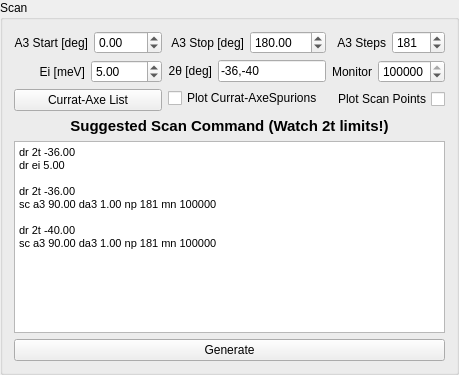
    <widget class="QGroupBox" name="groupBox_4">
     <property name="title">
      <string>Scan</string>
     </property>
     <layout class="QVBoxLayout" name="verticalLayout">
      <item>
       <layout class="QHBoxLayout" name="horizontalLayout_49">
        <item>
         <layout class="QVBoxLayout" name="verticalLayout_18">
          <item>
           <layout class="QHBoxLayout" name="horizontalLayout_50">
            <item>
             <widget class="QLabel" name="label_37">
              <property name="text">
               <string>A3 Start [deg]</string>
              </property>
              <property name="alignment">
               <set>Qt::AlignRight|Qt::AlignTrailing|Qt::AlignVCenter</set>
              </property>
             </widget>
            </item>
            <item>
             <widget class="QDoubleSpinBox" name="scan_a3Start_spinBox">
              <property name="minimum">
               <double>-720.000000000000000</double>
              </property>
              <property name="maximum">
               <double>720.000000000000000</double>
              </property>
             </widget>
            </item>
           </layout>
          </item>
          <item>
           <layout class="QHBoxLayout" name="horizontalLayout_51">
            <item>
             <widget class="QLabel" name="label_38">
              <property name="text">
               <string>Ei [meV]</string>
              </property>
              <property name="alignment">
               <set>Qt::AlignRight|Qt::AlignTrailing|Qt::AlignVCenter</set>
              </property>
             </widget>
            </item>
            <item>
             <widget class="QDoubleSpinBox" name="scan_ei_spinBox">
              <property name="value">
               <double>5.000000000000000</double>
              </property>
             </widget>
            </item>
           </layout>
          </item>
          <item>
           <widget class="QPushButton" name="scan_curratAxe_pushButton">
            <property name="text">
             <string>Currat-Axe List</string>
            </property>
           </widget>
          </item>
         </layout>
        </item>
        <item>
         <layout class="QVBoxLayout" name="verticalLayout_19">
          <item>
           <layout class="QHBoxLayout" name="horizontalLayout_52">
            <item>
             <widget class="QLabel" name="label_39">
              <property name="text">
               <string>A3 Stop [deg]</string>
              </property>
              <property name="alignment">
               <set>Qt::AlignRight|Qt::AlignTrailing|Qt::AlignVCenter</set>
              </property>
             </widget>
            </item>
            <item>
             <widget class="QDoubleSpinBox" name="scan_a3Stop_spinBox">
              <property name="minimum">
               <double>-720.000000000000000</double>
              </property>
              <property name="maximum">
               <double>720.000000000000000</double>
              </property>
              <property name="value">
               <double>180.000000000000000</double>
              </property>
             </widget>
            </item>
           </layout>
          </item>
          <item>
           <layout class="QHBoxLayout" name="horizontalLayout_53">
            <item>
             <widget class="QLabel" name="label_40">
              <property name="text">
               <string>2θ [deg]</string>
              </property>
              <property name="alignment">
               <set>Qt::AlignRight|Qt::AlignTrailing|Qt::AlignVCenter</set>
              </property>
             </widget>
            </item>
            <item>
             <widget class="QLineEdit" name="scan_a4_lineEdit">
              <property name="sizePolicy">
               <sizepolicy hsizetype="Minimum" vsizetype="Fixed">
                <horstretch>0</horstretch>
                <verstretch>0</verstretch>
               </sizepolicy>
              </property>
              <property name="text">
               <string>-36,-40</string>
              </property>
             </widget>
            </item>
           </layout>
          </item>
          <item>
           <widget class="QCheckBox" name="scan_curratAxe_checkBox">
            <property name="text">
             <string>Plot Currat-AxeSpurions</string>
            </property>
           </widget>
          </item>
         </layout>
        </item>
        <item>
         <layout class="QVBoxLayout" name="verticalLayout_20">
          <item>
           <layout class="QHBoxLayout" name="horizontalLayout_54">
            <item>
             <widget class="QLabel" name="label_41">
              <property name="text">
               <string>A3 Steps</string>
              </property>
              <property name="alignment">
               <set>Qt::AlignRight|Qt::AlignTrailing|Qt::AlignVCenter</set>
              </property>
             </widget>
            </item>
            <item>
             <widget class="QSpinBox" name="scan_a3Steps_spinBox">
              <property name="minimum">
               <number>1</number>
              </property>
              <property name="maximum">
               <number>361</number>
              </property>
              <property name="singleStep">
               <number>10</number>
              </property>
              <property name="value">
               <number>181</number>
              </property>
             </widget>
            </item>
           </layout>
          </item>
          <item>
           <layout class="QHBoxLayout" name="horizontalLayout_55"/>
          </item>
          <item>
           <layout class="QHBoxLayout" name="horizontalLayout_17">
            <property name="sizeConstraint">
             <enum>QLayout::SetDefaultConstraint</enum>
            </property>
            <item>
             <widget class="QLabel" name="label_19">
              <property name="text">
               <string>Monitor</string>
              </property>
              <property name="alignment">
               <set>Qt::AlignRight|Qt::AlignTrailing|Qt::AlignVCenter</set>
              </property>
             </widget>
            </item>
            <item>
             <widget class="QSpinBox" name="scan_monitor_spinBox">
              <property name="minimum">
               <number>1</number>
              </property>
              <property name="maximum">
               <number>100000000</number>
              </property>
              <property name="singleStep">
               <number>1000</number>
              </property>
              <property name="value">
               <number>100000</number>
              </property>
             </widget>
            </item>
           </layout>
          </item>
          <item>
           <widget class="QCheckBox" name="scan_plot_checkBox">
            <property name="layoutDirection">
             <enum>Qt::RightToLeft</enum>
            </property>
            <property name="text">
             <string>Plot Scan Points</string>
            </property>
           </widget>
          </item>
         </layout>
        </item>
       </layout>
      </item>
      <item>
       <widget class="QLabel" name="label_5">
        <property name="font">
         <font>
          <pointsize>11</pointsize>
          <weight>75</weight>
          <bold>true</bold>
         </font>
        </property>
        <property name="text">
         <string>Suggested Scan Command (Watch 2t limits!)</string>
        </property>
        <property name="alignment">
         <set>Qt::AlignCenter</set>
        </property>
       </widget>
      </item>
      <item>
       <widget class="QTextEdit" name="scanCommand_textEdit">
        <property name="readOnly">
         <bool>false</bool>
        </property>
        <property name="html">
         <string>&lt;!DOCTYPE HTML PUBLIC &quot;-//W3C//DTD HTML 4.0//EN&quot; &quot;http://www.w3.org/TR/REC-html40/strict.dtd&quot;&gt;
&lt;html&gt;&lt;head&gt;&lt;meta name=&quot;qrichtext&quot; content=&quot;1&quot; /&gt;&lt;style type=&quot;text/css&quot;&gt;
p, li { white-space: pre-wrap; }
&lt;/style&gt;&lt;/head&gt;&lt;body style=&quot; font-family:'MS Shell Dlg 2'; font-size:8.25pt; font-weight:400; font-style:normal;&quot;&gt;
&lt;p style=&quot; margin-top:0px; margin-bottom:0px; margin-left:0px; margin-right:0px; -qt-block-indent:0; text-indent:0px;&quot;&gt;&lt;span style=&quot; font-size:8pt;&quot;&gt;dr 2t -36.00&lt;/span&gt;&lt;/p&gt;
&lt;p style=&quot; margin-top:0px; margin-bottom:0px; margin-left:0px; margin-right:0px; -qt-block-indent:0; text-indent:0px;&quot;&gt;&lt;span style=&quot; font-size:8pt;&quot;&gt;dr ei 5.00&lt;/span&gt;&lt;/p&gt;
&lt;p style=&quot;-qt-paragraph-type:empty; margin-top:0px; margin-bottom:0px; margin-left:0px; margin-right:0px; -qt-block-indent:0; text-indent:0px; font-size:8pt;&quot;&gt;&lt;br /&gt;&lt;/p&gt;
&lt;p style=&quot; margin-top:0px; margin-bottom:0px; margin-left:0px; margin-right:0px; -qt-block-indent:0; text-indent:0px;&quot;&gt;&lt;span style=&quot; font-size:8pt;&quot;&gt;dr 2t -36.00&lt;/span&gt;&lt;/p&gt;
&lt;p style=&quot; margin-top:0px; margin-bottom:0px; margin-left:0px; margin-right:0px; -qt-block-indent:0; text-indent:0px;&quot;&gt;&lt;span style=&quot; font-size:8pt;&quot;&gt;sc a3 90.00 da3 1.00 np 181 mn 100000&lt;/span&gt;&lt;/p&gt;
&lt;p style=&quot;-qt-paragraph-type:empty; margin-top:0px; margin-bottom:0px; margin-left:0px; margin-right:0px; -qt-block-indent:0; text-indent:0px; font-size:8pt;&quot;&gt;&lt;br /&gt;&lt;/p&gt;
&lt;p style=&quot; margin-top:0px; margin-bottom:0px; margin-left:0px; margin-right:0px; -qt-block-indent:0; text-indent:0px;&quot;&gt;&lt;span style=&quot; font-size:8pt;&quot;&gt;dr 2t -40.00&lt;/span&gt;&lt;/p&gt;
&lt;p style=&quot; margin-top:0px; margin-bottom:0px; margin-left:0px; margin-right:0px; -qt-block-indent:0; text-indent:0px;&quot;&gt;&lt;span style=&quot; font-size:8pt;&quot;&gt;sc a3 90.00 da3 1.00 np 181 mn 100000&lt;/span&gt;&lt;/p&gt;
&lt;p style=&quot;-qt-paragraph-type:empty; margin-top:0px; margin-bottom:0px; margin-left:0px; margin-right:0px; -qt-block-indent:0; text-indent:0px; font-size:8pt;&quot;&gt;&lt;br /&gt;&lt;/p&gt;
&lt;p style=&quot;-qt-paragraph-type:empty; margin-top:0px; margin-bottom:0px; margin-left:0px; margin-right:0px; -qt-block-indent:0; text-indent:0px; font-size:8pt;&quot;&gt;&lt;br /&gt;&lt;/p&gt;&lt;/body&gt;&lt;/html&gt;</string>
        </property>
       </widget>
      </item>
      <item>
       <widget class="QPushButton" name="tool_generate_button">
        <property name="text">
         <string>Generate</string>
        </property>
       </widget>
      </item>
     </layout>
    </widget>
